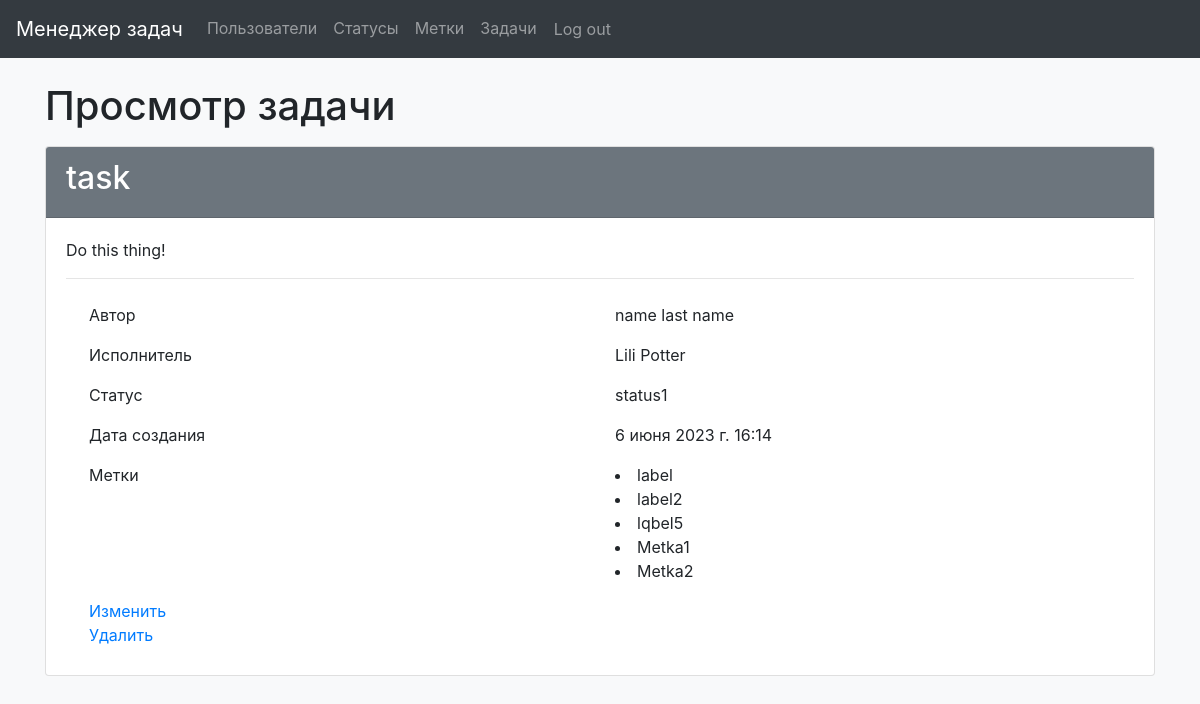
Page /tasks/4/ (signed in) on the committed database.
### task_manager/tasks/models.py (models this page shows)
class Task(models.Model):
    author = models.ForeignKey(User, on_delete=models.PROTECT,
                               related_name='task_author_user',
                               verbose_name=gettext('Author'))
    status = models.ForeignKey(Status, on_delete=models.PROTECT,
                               verbose_name=gettext('Status'))
    executor = models.ForeignKey(User, on_delete=models.PROTECT,
                                 related_name='task_executor_user',
                                 verbose_name=gettext('Executor'),
                                 null=True, blank=True)
    labels = models.ManyToManyField(Label, verbose_name=gettext('Label'),
                                    null=True, blank=True)
    description = models.TextField(verbose_name=gettext('Description'))
    name = models.CharField(max_length=250, verbose_name=gettext('Name'))
    created_at = models.DateTimeField(auto_now_add=True,
                                      verbose_name=gettext('created_at'))

### task_manager/statuses/models.py (models this page shows)
class Status(models.Model):
    status_name = models.CharField(
        max_length=250,
        unique=True,
        verbose_name=gettext('Name'),
        error_messages={
            "unique": gettext("%(model_name)s with this name already exists.")
        })
    created_at = models.DateTimeField(auto_now_add=True)
    def __str__(self):
        return "%s" % self.status_name
    class Meta:
        verbose_name = gettext('Status')

### task_manager/labels/models.py (models this page shows)
class Label(models.Model):
    label_name = models.CharField(
        max_length=250,
        unique=True,
        verbose_name=gettext('Name'),
        error_messages={
            'unique': gettext("%(model_name)s with this name already exists.")
        })
    created_at = models.DateTimeField(auto_now_add=True)
    def __str__(self):
        return "%s" % self.label_name
    class Meta:
        verbose_name = gettext('Label')

### task_manager/tasks/views.py (the view)
# urls.py: path('<int:id>/', TaskCardView.as_view(), name='task_card'),
class TaskCardView(View):
    def get(self, request, *args, **kwargs):
        if request.user.is_authenticated:
            task = get_object_or_404(Task, id=kwargs['id'])
            labels = task.labels.all()
            return render(request, 'tasks/task_card.html', context={
                "task": task,
                "labels": labels,
            })

### task_manager/templates/tasks/task_card.html
{% extends 'navbar.html' %}
{% load i18n %}
{% load bootstrap4 %}
{% block content %}
<body class="bg-light">
    <div class="container wrapper flex-grow-1">
      <h1 class="mb-3">{% trans 'Task view' %}</h1>
        <div class="card">
            <div class="card-header bg-secondary text-white">
                <h2>{{ task.name }}</h2>
            </div>
            <div class="card-body">
                <p>{{ task.description }}</p>
                <hr>
                <div class="container">
                    <div class="row p-2">
                        <div class="col">{% trans 'Author' %}</div>
                        <div class="col">{{ task.author.first_name }} {{ task.author.last_name }}</div>
                    </div>
                    <div class="row p-2">
                        <div class="col">{% trans 'Executor' %}</div>
                        <div class="col">{{ task.executor.first_name }} {{ task.executor.last_name }}</div>
                    </div>
                    <div class="row p-2">
                        <div class="col">{% trans 'Status' %}</div>
                        <div class="col">{{ task.status }}</div>
                    </div>
                    <div class="row p-2">
                        <div class="col">{% trans 'Date of creation' %}</div>
                        <div class="col">{{ task.created_at }}</div>
                    </div>
                    <div class="row p-2">
                        <div class="col">{% trans 'Labels' %}</div>
                        <div class="col">
                            {% for label in labels %}
                            <li>{{ label }}</li>
                            {% endfor %}
                        </div>
                    </div>
                    <div class="row p-2">
                        <div class="col">
                        <a href="{% url 'update_task' id=task.id %}">{% trans 'Update' %}</a>
                            <br>
                        <a href="{% url 'delete_task' id=task.id %}">{% trans 'Delete' %}</a>
                    </div>
                    </div>
                </div>
            </div>
        </div>
    </div>
</body>
{% endblock %}

### rows in the picture
Task: name "task", description "Do this thing!", author.first_name "name", author.last_name "last name", executor.first_name "Lili", executor.last_name "Potter", status "status1", created_at "6 июня 2023 г. 16:14"
Label: label_name "label"
Label: label_name "label2"
Label: label_name "lqbel5"
Label: label_name "Metka1"
Label: label_name "Metka2"
